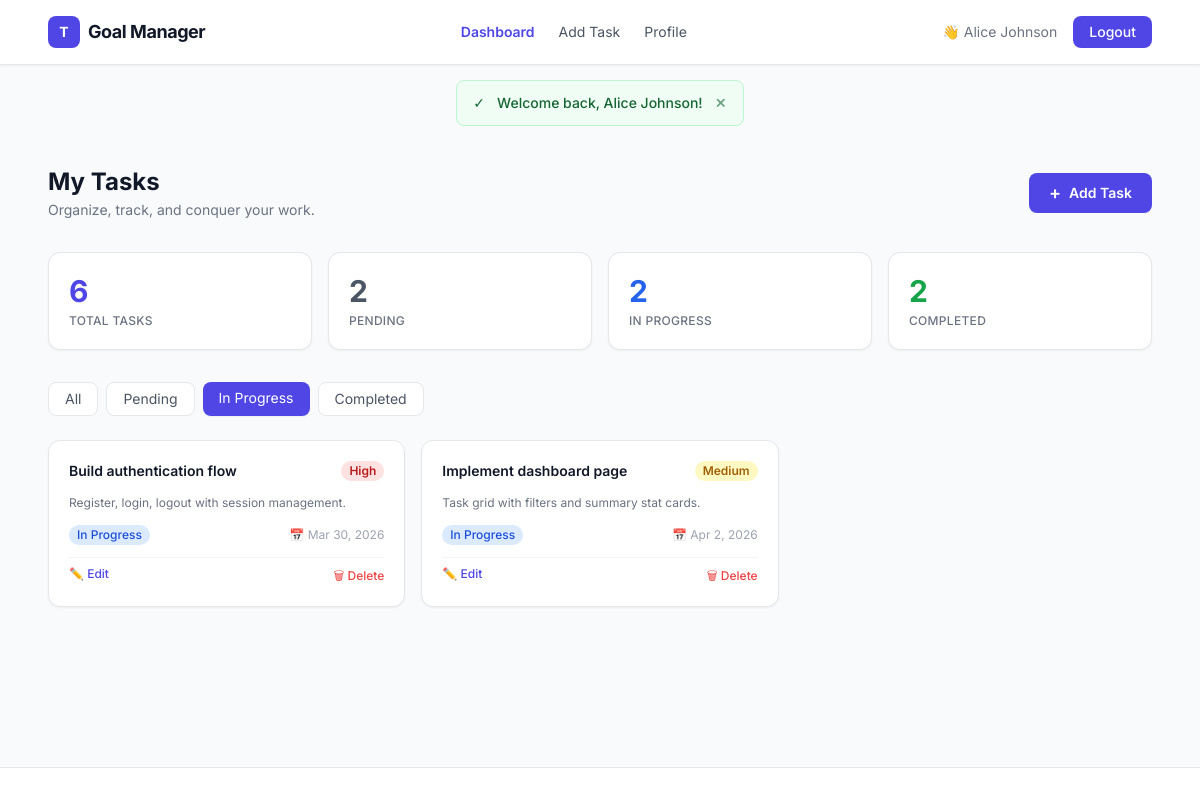
/pages/dashboard.php?status=in_progress (signed in), run on the app's committed database.
### tables this page shows
CREATE TABLE IF NOT EXISTS tasks (
    id          INT AUTO_INCREMENT PRIMARY KEY,
    user_id     INT           NOT NULL,
    title       VARCHAR(255)  NOT NULL,
    description TEXT,
    status      ENUM('pending','in_progress','completed') NOT NULL DEFAULT 'pending',
    priority    ENUM('low','medium','high')               NOT NULL DEFAULT 'medium',
    due_date    DATE,
    created_at  TIMESTAMP     DEFAULT CURRENT_TIMESTAMP,
    FOREIGN KEY (user_id) REFERENCES users(id) ON DELETE CASCADE
);

### pages/dashboard.php (the view, shortened to what this page needs)
<?php
require_once __DIR__ . '/../includes/header.php';
$db     = getDB();
$userId = (int) $_SESSION['user_id'];
$allowed  = ['', 'pending', 'in_progress', 'completed'];
$filter   = in_array($_GET['status'] ?? '', $allowed) ? ($_GET['status'] ?? '') : '';
$sql    = 'SELECT * FROM tasks WHERE user_id = ?';
$params = [$userId];
if ($filter !== '') {
    $sql     .= ' AND status = ?';
    $params[] = $filter;
}
$sql .= ' ORDER BY
    CASE priority WHEN "high" THEN 1 WHEN "medium" THEN 2 ELSE 3 END,
    FIELD(status,"in_progress","pending","completed"),
    due_date ASC';
$taskStmt = $db->prepare($sql);
$taskStmt->execute($params);
$tasks = $taskStmt->fetchAll();
$statsStmt = $db->prepare(
    'SELECT
        COUNT(*) AS total,
        SUM(status="pending")     AS pending,
        SUM(status="in_progress") AS in_progress,
        SUM(status="completed")   AS completed
     FROM tasks WHERE user_id = ?'
);
$statsStmt->execute([$userId]);
$stats = $statsStmt->fetch();
function priorityBadge(string $p): string {
    $map = [
        'low'    => 'bg-green-100 text-green-700',
        'medium' => 'bg-yellow-100 text-yellow-700',
        'high'   => 'bg-red-100 text-red-700',
    ];
    $cls = $map[$p] ?? 'bg-gray-100 text-gray-600';
    return "<span class=\"inline-block text-xs font-semibold px-2 py-0.5 rounded-full {$cls}\">" . ucfirst($p) . "</span>";
}
function statusBadge(string $s): string {
    $map = [
        'pending'     => 'bg-gray-100 text-gray-600',
        'in_progress' => 'bg-blue-100 text-blue-700',
        'completed'   => 'bg-green-100 text-green-700',
    ];
    $cls   = $map[$s] ?? 'bg-gray-100 text-gray-600';
    $label = ucwords(str_replace('_', ' ', $s));
    return "<span class=\"inline-block text-xs font-medium px-2 py-0.5 rounded-full {$cls}\">{$label}</span>";
}
function filterTab(string $label, string $value, string $current): string {
    $active = ($current === $value)
        ? 'bg-indigo-600 text-white shadow-sm'
        : 'bg-white text-gray-600 hover:bg-gray-100 border border-gray-200';
    $qs = $value ? '?status=' . urlencode($value) : '?';
    return "<a href=\"{$qs}\" class=\"px-4 py-1.5 text-sm rounded-lg transition-colors {$active}\">{$label}</a>";
}
?>
<div class="max-w-6xl mx-auto px-4 sm:px-6 py-8">
    <div class="flex flex-col sm:flex-row sm:items-center justify-between gap-4 mb-8">
        <div>
            <h1 class="text-2xl font-bold text-gray-900">My Tasks</h1>
            <p class="text-sm text-gray-500 mt-0.5">Organize, track, and conquer your work.</p>
        </div>
        <a href="<?= BASE_URL ?>pages/add_task.php"
            class="inline-flex items-center gap-2 bg-indigo-600 hover:bg-indigo-700 text-white text-sm font-semibold
                   px-5 py-2.5 rounded-lg transition-colors">
            <span class="text-lg leading-none">+</span> Add Task
        </a>
    </div>
    <div class="grid grid-cols-2 sm:grid-cols-4 gap-4 mb-8">
        <?php
        $statCards = [
            ['label' => 'Total Tasks',  'value' => $stats['total'],       'color' => 'indigo'],
            ['label' => 'Pending',      'value' => $stats['pending'],     'color' => 'gray'],
            ['label' => 'In Progress',  'value' => $stats['in_progress'], 'color' => 'blue'],
            ['label' => 'Completed',    'value' => $stats['completed'],   'color' => 'green'],
        ];
        foreach ($statCards as $card):
        ?>
        <div class="bg-white rounded-xl border border-gray-200 shadow-sm p-5 flex flex-col gap-1">
            <span class="text-3xl font-bold text-<?= $card['color'] ?>-600"><?= (int)$card['value'] ?></span>
            <span class="text-xs text-gray-500 font-medium uppercase tracking-wide"><?= $card['label'] ?></span>
        </div>
        <?php endforeach; ?>
    </div>
    <div class="flex flex-wrap gap-2 mb-6">
        <?= filterTab('All',         '',            $filter) ?>
        <?= filterTab('Pending',     'pending',     $filter) ?>
        <?= filterTab('In Progress', 'in_progress', $filter) ?>
        <?= filterTab('Completed',   'completed',   $filter) ?>
    </div>
    <?php if (empty($tasks)): ?>
    <div class="text-center py-20 text-gray-400">
        <div class="text-5xl mb-4">📋</div>
        <p class="text-lg font-medium text-gray-500">No tasks found</p>
        <p class="text-sm mt-1">
            <?= $filter ? 'No tasks match this filter.' : 'Click <strong>Add Task</strong> to get started.' ?>
        </p>
    </div>
    <?php else: ?>
    <div class="grid gap-4 sm:grid-cols-2 lg:grid-cols-3">
        <?php foreach ($tasks as $task): ?>
        <div class="bg-white rounded-xl border border-gray-200 shadow-sm p-5 flex flex-col gap-3 hover:shadow-md transition-shadow">
            <div class="flex items-start justify-between gap-2">
                <h2 class="text-sm font-semibold text-gray-900 leading-snug flex-1">
                    <?= htmlspecialchars($task['title']) ?>
                </h2>
                <?= priorityBadge($task['priority']) ?>
            </div>
            <?php if (!empty($task['description'])): ?>
            <p class="text-xs text-gray-500 line-clamp-2 leading-relaxed">
                <?= htmlspecialchars($task['description']) ?>
            </p>
            <?php endif; ?>
            <div class="flex items-center gap-2 flex-wrap">
                <?= statusBadge($task['status']) ?>
                <?php if ($task['due_date']): ?>
                <?php
                $due   = new DateTime($task['due_date']);
                $today = new DateTime('today');
                $diff  = (int)$today->diff($due)->format('%R%a');
                $dueCls = ($diff < 0 && $task['status'] !== 'completed')
                    ? 'text-red-500 font-semibold'
                    : 'text-gray-400';
                ?>
                <span class="text-xs <?= $dueCls ?> ml-auto">
                    📅 <?= htmlspecialchars($due->format('M j, Y')) ?>
                </span>
                <?php endif; ?>
            </div>
            <div class="flex items-center gap-2 pt-1 border-t border-gray-100 mt-auto">
                <a href="<?= BASE_URL ?>pages/edit_task.php?id=<?= $task['id'] ?>"
                    class="text-xs text-indigo-600 hover:text-indigo-800 font-medium transition-colors">
                    ✏️ Edit
                </a>
                <form method="POST" action="<?= BASE_URL ?>pages/dashboard.php" class="ml-auto"
                    onsubmit="return confirm('Delete this task? This cannot be undone.')">
                    <button type="submit"
                        class="text-xs text-red-500 hover:text-red-700 font-medium transition-colors">
                        🗑 Delete
                    </button>
                </form>
            </div>
        </div>
        <?php endforeach; ?>
    </div>
    <?php endif; ?>
</div>
<?php require_once __DIR__ . '/../includes/footer.php'; ?>

### includes/header.php (style rules this page uses)
body { font-family: 'Inter', ui-sans-serif, system-ui; }

### data on the page
tasks: title "Build authentication flow", priority "High", description "Register, login, logout with session management.", status "In Progress", due_date "Mar 30, 2026"
tasks: title "Implement dashboard page", priority "Medium", description "Task grid with filters and summary stat cards.", status "In Progress", due_date "Apr 2, 2026"

### other printed values
$label "Dashboard Add Task Profile"
$_SESSION['user_name'] "Alice Johnson"
$flash['msg'] "Welcome back, Alice Johnson!"
$card['value'] "6"
$card['label'] "TOTAL TASKS"
$card['value'] "2"
$card['label'] "PENDING"
$card['label'] "IN PROGRESS"
$card['label'] "COMPLETED"
$label "All Pending In Progress Completed"
